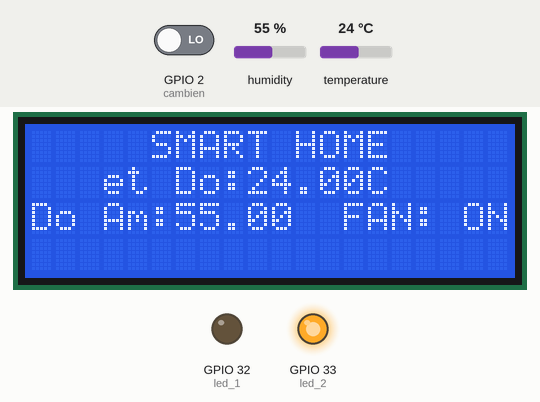
The sketch below on a simulated ESP32. On the bench: 20×4 character LCD, output pins drawn as LEDs (lit = HIGH). Inputs (shaded band) come from the test bench; at power-on: temperature 24 °C, humidity 55 %, GPIO 2 (cambien) LOW. WiFi joins after 1.5 s; servers stay silent unless stated; the Firebase database answers and starts empty; what the sketch prints to the serial monitor is not drawn.

Above: at 2.7 s.
2.8 s: temperature set to 22 °C
At 5.5 s:
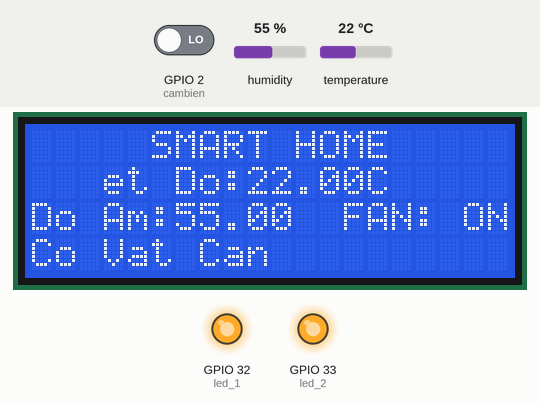
6.0 s: temperature set to 19 °C
At 7.7 s:
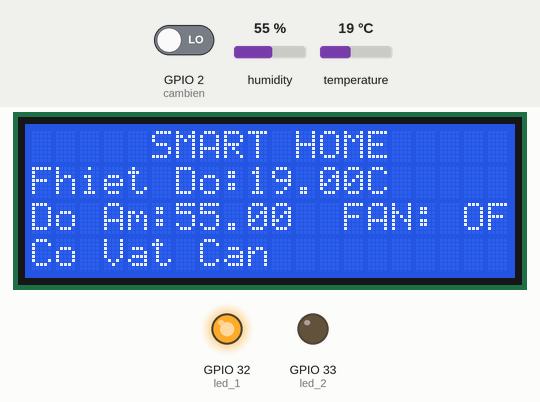
10.0 s: temperature set to 28 °C
At 12.43 s:
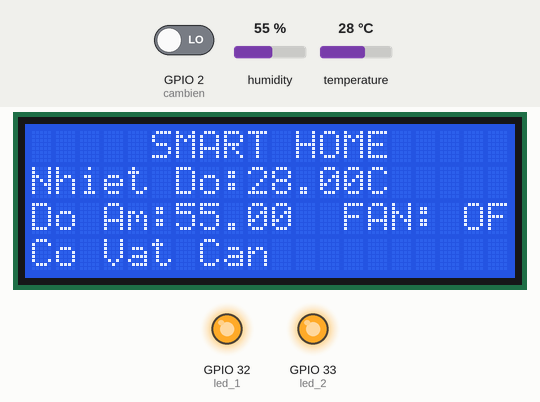
13.8 s: humidity set to 22 %
At 15.04 s:
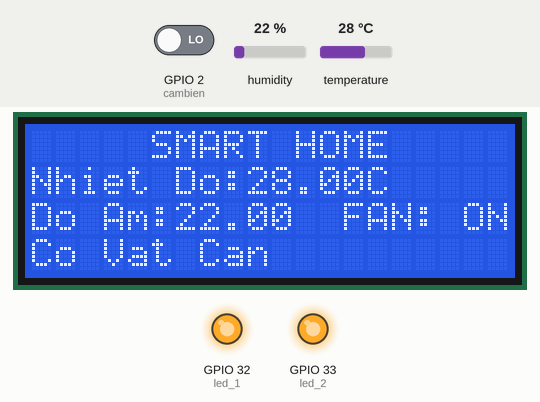
Timing chart, 0 to 16.8 s (numbered marks = the images above; inputs shaded):
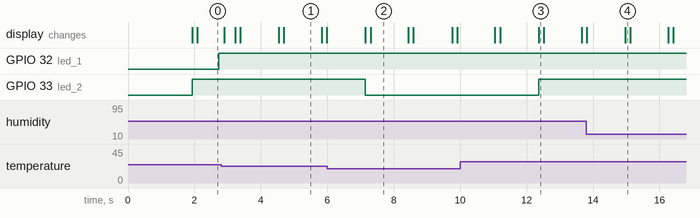

The sketch:

esp32_cuoi_ki.ino
```cpp
#include <LiquidCrystal_I2C.h>
#include "DHT.h"
#include <Wire.h>
#include<FirebaseESP32.h>
#include<WiFi.h>

#define FIREBASE_HOST "iot2024-d856d-default-rtdb.firebaseio.com"
#define FIREBASE_AUTH "kxmmPaQHFot4OZaNtcCjjqCeg8xD89bbWQdEfC9U"
#define WIFI_SSID "nhancute"
#define WIFI_PASSWORD "nhan123456"

LiquidCrystal_I2C lcd(0x27,20,4);
#define DHTTYPE DHT11
#define DHTPIN 0
FirebaseData   firebase;
DHT dht(DHTPIN, DHTTYPE);
const int cambien=2;
const int led_2=33;
const int led_1=32;

void setup(){
  lcd.begin();
  lcd.backlight();
  lcd.setCursor(5,0);
  lcd.print("SMART HOME");
  lcd.setCursor(13,2);
  lcd.print("FAN:");
  pinMode(led_2,OUTPUT);
  dht.begin();
  pinMode(led_1,OUTPUT);

  Serial.begin(9600);
   WiFi.begin(WIFI_SSID, WIFI_PASSWORD);
  Serial.print("Connecting to Wi-Fi");
  while (WiFi.status() != WL_CONNECTED)
  {
    Serial.print(".");
    delay(300);
  }
  Serial.println();
  Serial.print("Connected with IP: ");
  Serial.println(WiFi.localIP());
  Serial.println();
  Firebase.begin(FIREBASE_HOST, FIREBASE_AUTH);
  Firebase.reconnectWiFi(true);

}
void loop(){
  float h = dht.readHumidity();    //Đọc độ ẩm
  float t = dht.readTemperature(); //Đọc nhiệt độ
  Firebase.setFloat(firebase,"DHT/TemC",t);
  Firebase.setFloat(firebase,"/DHT/TemH",h);
  lcd.setCursor(0,1);
  lcd.print("Nhiet Do:");
  lcd.print(t);
  lcd.print("C");
  lcd.setCursor(0,2);
  lcd.print("Do Am:");
  lcd.print(h);
  if(t>20){
    digitalWrite(led_2, HIGH);
    Firebase.setString(firebase,"/DHT/FAN","ON");
    lcd.setCursor(18,2);
    lcd.print("ON   ");
    delay(500);
  }else{
    digitalWrite(led_2, LOW);
    Firebase.setString(firebase,"/DHT/FAN","OFF");
    lcd.setCursor(18,2);
    lcd.print("OFF");
    delay(500);
  }
  int nut_nhan= digitalRead(cambien);
 if(nut_nhan==1||Firebase.getInt(firebase,"/IoT_2024/LED")==1){
    digitalWrite(led_1, HIGH);
    Firebase.setInt(firebase,"/IoT_2024/LED",1);
    lcd.setCursor(0,3);
    lcd.print("Co Vat Can   ");
  }else{
    digitalWrite(led_1, LOW);
    Firebase.setInt(firebase,"/IoT_2024/LED",0);
    lcd.setCursor(0,3);
    lcd.print("Ko Co Vat Can");
  }

}
```

Measured:
- the behaviour switches between 21 and 20 °C on temperature (found by bisection; images 1 and 2)
- after the input at 6.0 s, GPIO 33 (led_2): HIGH → LOW after 1.1 s; the display: first changes after 1.1 s (image 2 shows a later state)
- after the input at 10.0 s, GPIO 33 (led_2): LOW → HIGH after 2.4 s; the display: first differs from a run without the input after 2.4 s (image 3)
- after the input at 13.8 s, the display: first differs from a run without the input after 1.2 s (image 4)
- what the display in image 1 shows lasts 1.1 s, from 4.7 s to 5.8 s
